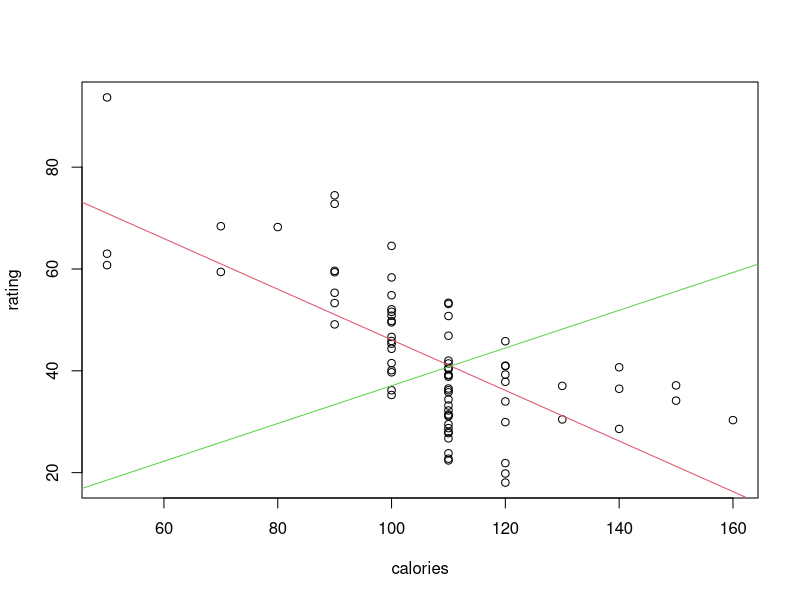
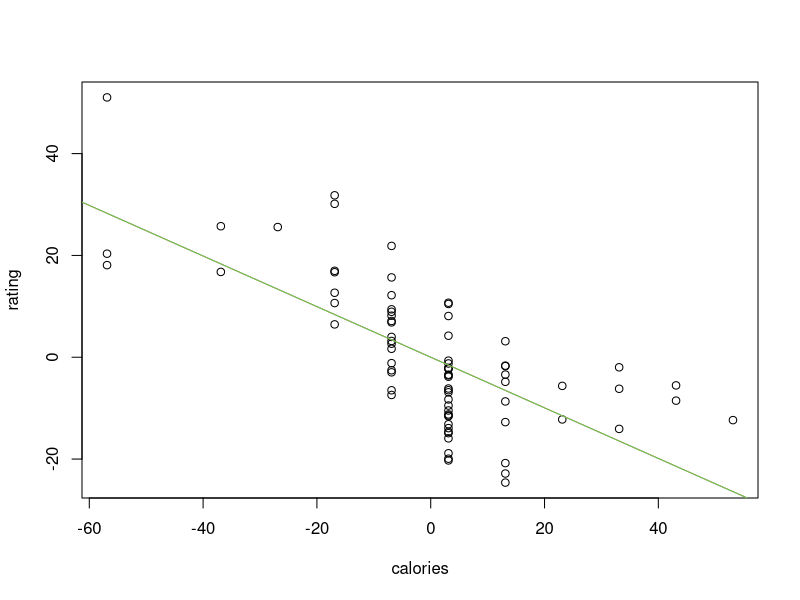

Source code (R) for these figures, in order:
data <- read.table(file = "cereal.csv", header = TRUE, sep = ",")
data$name <- NULL
data$mfr <- NULL
data$type <- NULL

#### (A) ####

mod1 <- lm(rating ~ ., data = data)
mod2 <- lm(rating ~ . - cups, data = data)
mod3 <- lm(rating ~ calories + potass, data = data)

#### (B) ####

summary(mod1)
summary(mod2)
summary(mod3)

#### (C) ####

m1 <- lm(rating ~ calories, data = data)
m1

m0 <- lm(rating ~ 0 + calories, data = data)
m0

summary(m1)

summary(m0)


plot(rating ~ calories, data = data)
abline(m1, col = 2) # Очевидно, набагато краще
abline(m0, col = 3)

#### (D) ####

dataCen <- data.frame(scale(data, center = TRUE, scale = FALSE))
modCen1 <- lm(rating ~ calories, data = dataCen)
modCen0 <- lm(rating ~ 0 + calories, data = dataCen)

summary(modCen1)

summary(modCen0)


plot(rating ~ calories, data = dataCen)
abline(modCen1, col = 2) 
abline(modCen0, col = 3)

